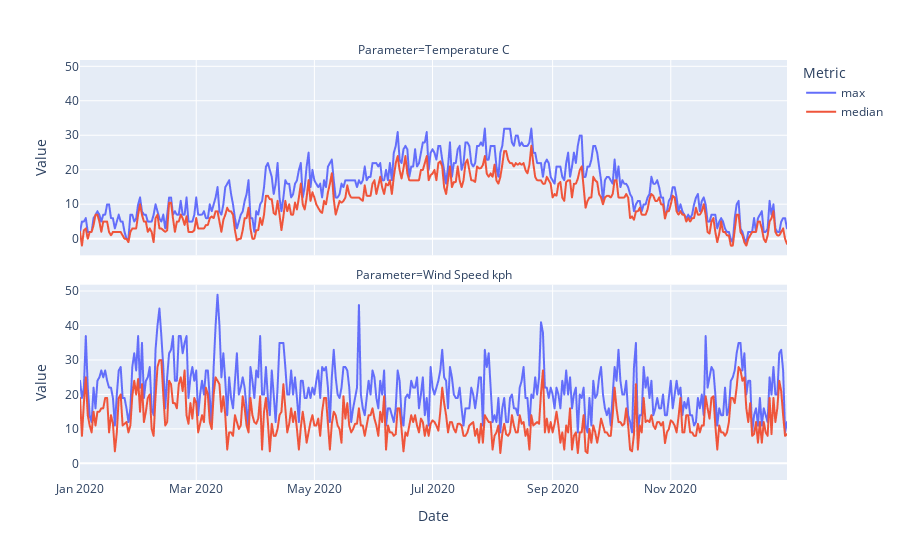

This figure's notebook cell:
### Markdown cell above
**Plot numerical features**

### Code cell
plot_max_median(data, ['Temperature C', 'Wind Speed kph'])

### Figure 1 — Plotly figure (JSON) as saved in the notebook; plotly's stock layout.template omitted (floating-point values rounded to 4 significant figures; data arrays with more than 128 entries replaced by an {"elided": "..."} marker saying what was removed)
{"data": [{"hovertemplate": "Metric=max<br>Parameter=Temperature C<br>Date=%{x}<br>Value=%{y}<extra></extra>", "legendgroup": "max", "line": {"color": "#636efa", "dash": "solid"}, "mode": "lines", "name": "max", "showlegend": true, "type": "scattergl", "x": {"elided": "366 str values"}, "xaxis": "x2", "y": {"elided": "366 int values"}, "yaxis": "y2"}, {"hovertemplate": "Metric=max<br>Parameter=Wind Speed kph<br>Date=%{x}<br>Value=%{y}<extra></extra>", "legendgroup": "max", "line": {"color": "#636efa", "dash": "solid"}, "mode": "lines", "name": "max", "showlegend": false, "type": "scattergl", "x": {"elided": "366 str values"}, "xaxis": "x", "y": {"elided": "366 float values"}, "yaxis": "y"}, {"hovertemplate": "Metric=median<br>Parameter=Temperature C<br>Date=%{x}<br>Value=%{y}<extra></extra>", "legendgroup": "median", "line": {"color": "#EF553B", "dash": "solid"}, "mode": "lines", "name": "median", "showlegend": true, "type": "scattergl", "x": {"elided": "366 str values"}, "xaxis": "x2", "y": {"elided": "366 float values"}, "yaxis": "y2"}, {"hovertemplate": "Metric=median<br>Parameter=Wind Speed kph<br>Date=%{x}<br>Value=%{y}<extra></extra>", "legendgroup": "median", "line": {"color": "#EF553B", "dash": "solid"}, "mode": "lines", "name": "median", "showlegend": false, "type": "scattergl", "x": {"elided": "366 str values"}, "xaxis": "x", "y": {"elided": "366 float values"}, "yaxis": "y"}], "layout": {"annotations": [{"font": {}, "showarrow": false, "text": "Parameter=Wind Speed kph", "x": 0.5, "xanchor": "center", "xref": "paper", "y": 0.465, "yanchor": "bottom", "yref": "paper"}, {"font": {}, "showarrow": false, "text": "Parameter=Temperature C", "x": 0.5, "xanchor": "center", "xref": "paper", "y": 1.0, "yanchor": "bottom", "yref": "paper"}], "autosize": true, "legend": {"title": {"text": "Metric"}, "tracegroupgap": 0}, "margin": {"t": 60}, "xaxis": {"anchor": "y", "autorange": true, "domain": [0, 1], "range": ["2020-01-01", "2020-12-31"], "title": {"text": "Date"}, "type": "date"}, "xaxis2": {"anchor": "y2", "autorange": true, "domain": [0, 1], "matches": "x", "range": ["2020-01-01", "2020-12-31"], "showticklabels": false, "type": "date"}, "yaxis": {"anchor": "x", "autorange": true, "domain": [0, 0.465], "range": [-4.833, 51.83], "title": {"text": "Value"}, "type": "linear"}, "yaxis2": {"anchor": "x2", "autorange": true, "domain": [0.535, 1.0], "matches": "y", "range": [-4.833, 51.83], "title": {"text": "Value"}, "type": "linear"}}}
